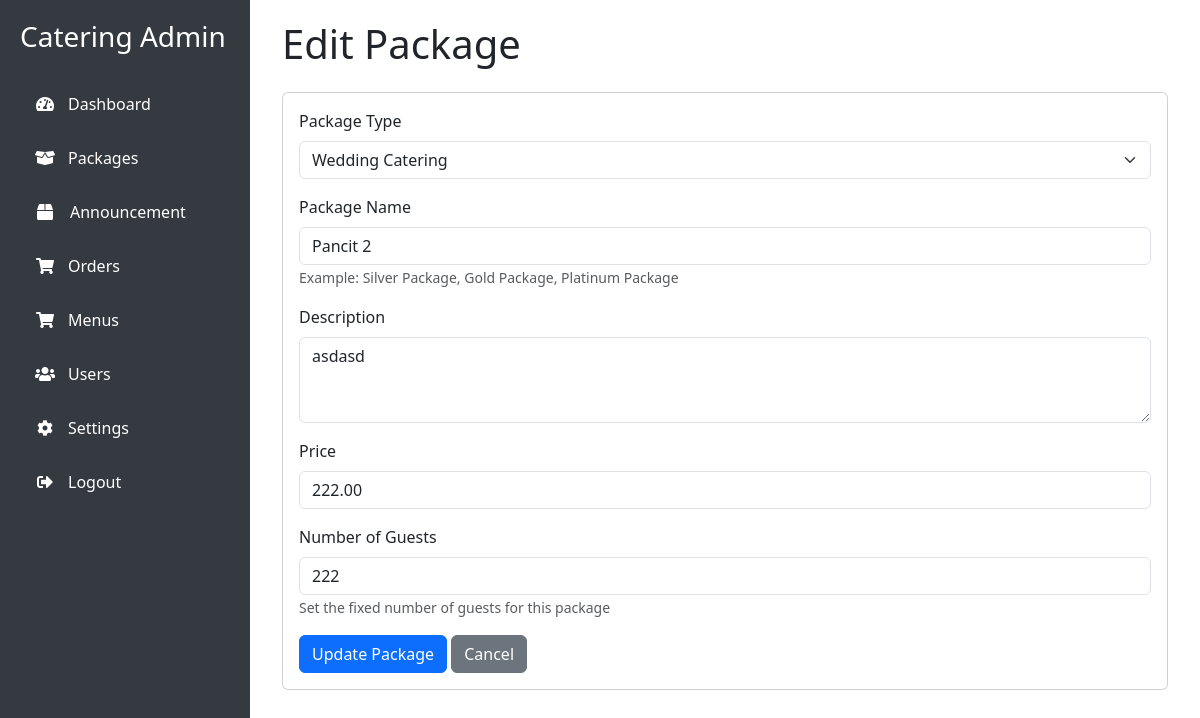
Page /admin/edit_package.php?id=29 (signed in) on the committed database.
### tables this page shows
CREATE TABLE `catering_packages` (
  `package_id` int(11) NOT NULL,
  `name` varchar(255) NOT NULL,
  `description` text DEFAULT NULL,
  `price` decimal(10,2) NOT NULL,
  `min_guests` int(11) NOT NULL,
  `max_guests` int(11) NOT NULL,
  `includes` text DEFAULT NULL,
  `image_url` varchar(255) DEFAULT NULL,
  `category` varchar(50) NOT NULL,
  `is_available` tinyint(1) DEFAULT 1,
  `created_at` timestamp NOT NULL DEFAULT current_timestamp(),
  `updated_at` timestamp NOT NULL DEFAULT current_timestamp() ON UPDATE current_timestamp(),
  `number_of_guests` int(11) DEFAULT NULL
);

### admin/edit_package.php (the view, shortened to what this page needs)
<?php
require '../db.php';
$package_id = $_GET['id'];
try {
    $stmt = $db->prepare("SELECT * FROM catering_packages WHERE package_id = :package_id");
    $stmt->bindParam(':package_id', $package_id, PDO::PARAM_INT);
    $stmt->execute();
    $package = $stmt->fetch(PDO::FETCH_ASSOC);
} catch (PDOException $e) {
    $_SESSION['error'] = "Error: " . $e->getMessage();
}
?>
<!DOCTYPE html>
<html lang="en">
<head>
    <link href="https://cdn.jsdelivr.net/npm/bootstrap@5.3.0-alpha1/dist/css/bootstrap.min.css" rel="stylesheet">
    <link href="../css/admin.css" rel="stylesheet">
    <link rel="stylesheet" href="https://cdnjs.cloudflare.com/ajax/libs/font-awesome/5.15.4/css/all.min.css">
</head>
<body class="admin-dashboard">
    <?php include '../layout/sidebar.php'; ?>
    <div class="main-content">
        <div class="container-fluid">
            <h1 class="mb-4">Edit Package</h1>
            <div class="card">
                <div class="card-body">
                    <form method="POST" action="edit_package.php?id=<?php echo $package_id; ?>">
                        <div class="mb-3">
                            <label for="category" class="form-label">Package Type</label>
                            <select class="form-select" id="category" name="category" required>
                                <option value="Wedding Catering" <?php echo $package['category'] === 'Wedding Catering' ? 'selected' : ''; ?>>Wedding Catering</option>
                            </select>
                        </div>
                        <div class="mb-3">
                            <label for="name" class="form-label">Package Name</label>
                            <input type="text" class="form-control" id="name" name="name" value="<?php echo htmlspecialchars($package['name']); ?>" required>
                            <small class="form-text text-muted">Example: Silver Package, Gold Package, Platinum Package</small>
                        </div>
                        <div class="mb-3">
                            <label for="description" class="form-label">Description</label>
                            <textarea class="form-control" id="description" name="description" rows="3" required><?php echo htmlspecialchars($package['description']); ?></textarea>
                        </div>
                        <div class="mb-3">
                            <label for="price" class="form-label">Price</label>
                            <input type="number" class="form-control" id="price" name="price" step="0.01" value="<?php echo htmlspecialchars($package['price']); ?>" required>
                        </div>
                        <div class="mb-3">
                            <label for="number_of_guests" class="form-label">Number of Guests</label>
                            <input type="number" class="form-control" id="number_of_guests" name="number_of_guests" min="1" value="<?php echo htmlspecialchars($package['number_of_guests'] ?? ''); ?>" required>
                            <small class="form-text text-muted">Set the fixed number of guests for this package</small>
                        </div>
                        <button type="submit" class="btn btn-primary">Update Package</button>
                        <a href="packages.php" class="btn btn-secondary">Cancel</a>
                    </form>
                </div>
            </div>
        </div>
    </div>
</body>
</html>

### css/admin.css (style rules this page uses)
.main-content { margin-left: 250px; transition: margin 0.3s ease; padding: 20px; }

### rows in the picture
catering_packages: category "Wedding Catering", name "Pancit 2", description "asdasd", price "222.00", number_of_guests "222"
